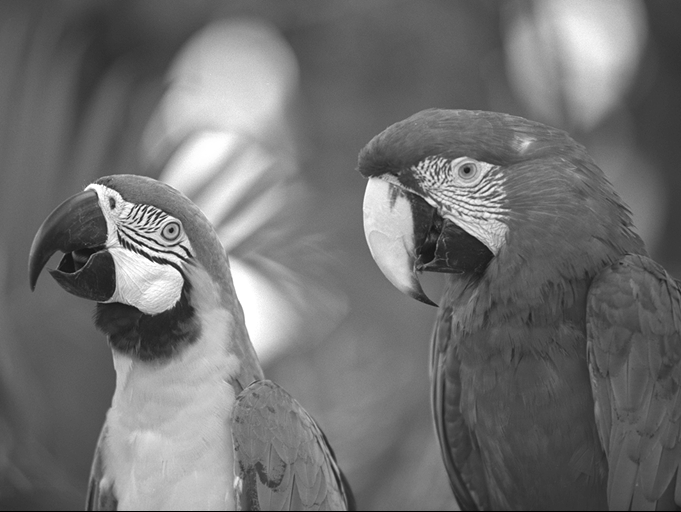
#> input picture lab2/lab1_gray.png, 681 x 512 px
$ python zad3.py
#> lines starting #> are read from the running program, lines starting #| are printed output that depends on the picture
import matplotlib.pyplot as plt
import numpy as np
from PIL import Image

img = np.array(Image.open('lab1_gray.png'))
#> img is the input picture: shape (512, 681); min 0, max 255, mean 112.9
plt.figure('Zadanie 3')

plt.subplot(1, 5, 1)
plt.title('Obraz oryginalny')
plt.imshow(img, cmap = 'gray')

plt.subplot(1, 5, 2)
plt.title('Obrót o 90 stopni w lewo')
img2 = np.rot90(img)
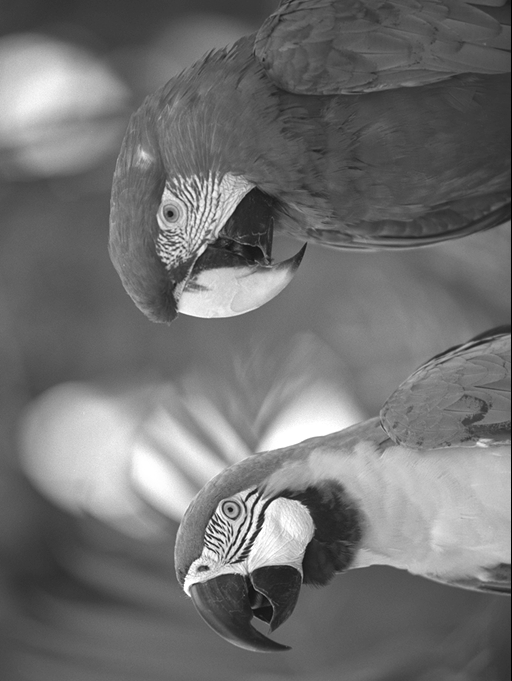
#> img2: shape (681, 512); min 0, max 255, mean 112.9
plt.imshow(img2, cmap = 'gray')

plt.subplot(1, 5, 3)
plt.title('Obrót o 90 stopni w prawo')
img3 = np.rot90(img, -1)
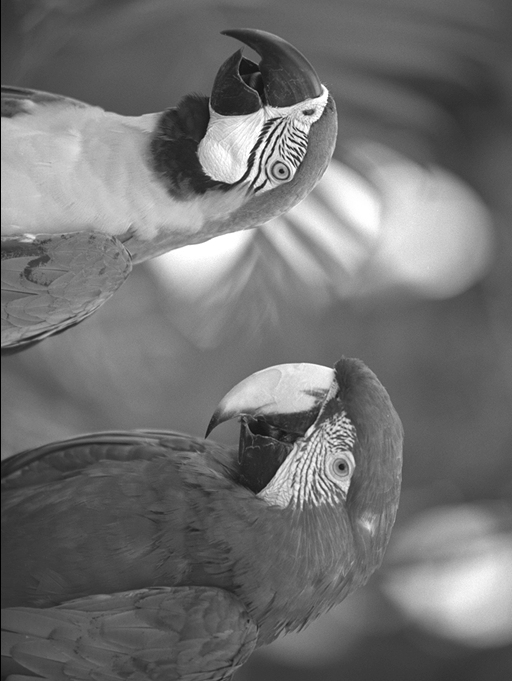
#> img3: shape (681, 512); min 0, max 255, mean 112.9
plt.imshow(img3, cmap = 'gray')

plt.subplot(1, 5, 4)
plt.title('Transpozycja obrazu')
img4 = np.transpose(img)
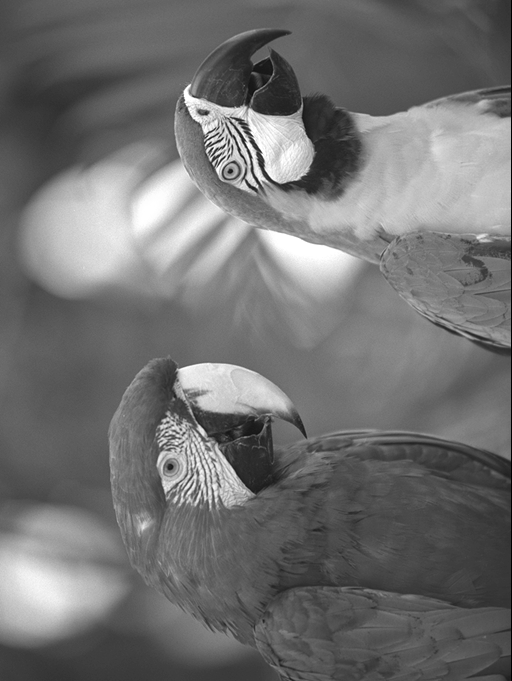
#> img4: shape (681, 512); min 0, max 255, mean 112.9
plt.imshow(img4, cmap = 'gray')

plt.subplot(1, 5, 5)
plt.title('Obrót o 90 stopni w prawo w pętli')
x, y = img.shape
#> x = 512; y = 681

img5 = np.zeros([y, x], dtype = np.double)

for i in range(x):
    for j in range(y):
        img5[j, x - i - 1] = img[i, j]

plt.imshow(img5, cmap = 'gray')

plt.show()
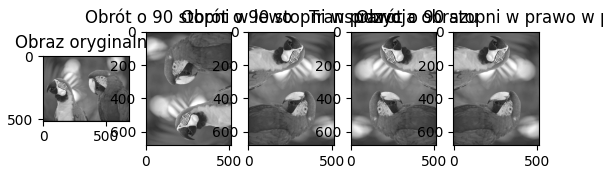
#> figure drawn by matplotlib, 5 panels
